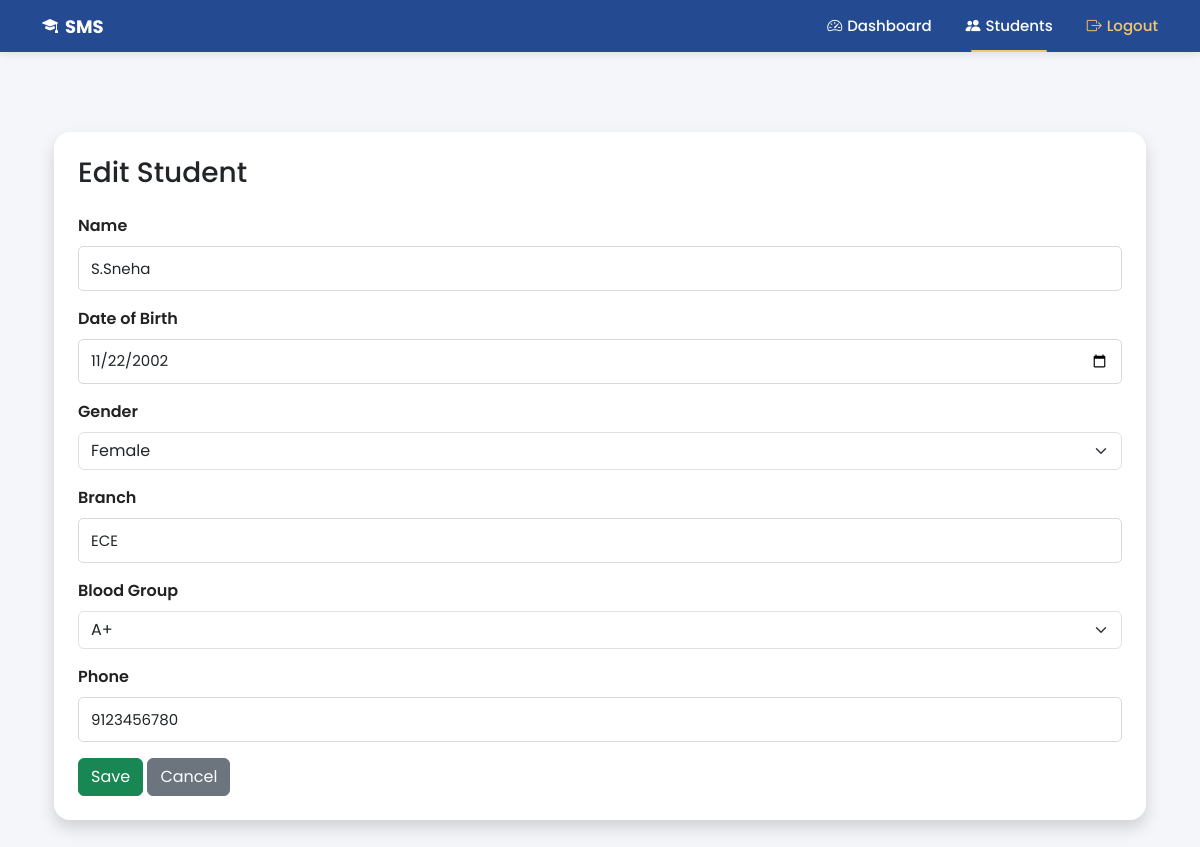
Page /edit/2/ on the committed database.
### students_app/models.py (models this page shows, shortened)
class Student(models.Model):
    GENDER_CHOICES = [
        ('Male', 'Male'),
        ('Female', 'Female'),
    ]
    BLOOD_GROUP_CHOICES = [
        ('A+', 'A+'),
        ('A-', 'A-'),
        ('B+', 'B+'),
        ('B-', 'B-'),
        ('AB+', 'AB+'),
        ('AB-', 'AB-'),
        ('O+', 'O+'),
        ('O-', 'O-'),
    ]
    name = models.CharField(max_length=100)
    dob = models.DateField(null=True, blank=True)
    gender = models.CharField(max_length=10, choices=GENDER_CHOICES)
    branch = models.CharField(max_length=100)
    blood_group = models.CharField(max_length=5, choices=BLOOD_GROUP_CHOICES)
    phone = models.CharField(max_length=10)

### students_app/views.py (the view)
# urls.py: path('edit/<int:pk>/', views.edit_student, name='edit_student'),
def edit_student(request, pk):
    student = get_object_or_404(Student, pk=pk)
    if request.method == 'POST':
        form = StudentForm(request.POST, instance=student)
        if form.is_valid():
            form.save()
            return redirect('students_app:student_list')
    else:
        form = StudentForm(instance=student)
    return render(request, 'students_app/student_form.html', {'form': form, 'title': 'Edit Student'})

### students_app/forms.py (shortened to what this page needs)
class StudentForm(forms.ModelForm):
    class Meta:
        model = Student
        fields = ['name', 'dob', 'gender', 'branch', 'blood_group', 'phone']
        widgets = {
            'name': forms.TextInput(attrs={
                'class': 'form-control',
                'placeholder': 'Enter full name'
            }),
            'dob': forms.DateInput(attrs={
                'class': 'form-control',
                'type': 'date'
            }),
            'gender': forms.Select(attrs={
                'class': 'form-select'
            }),
            'branch': forms.TextInput(attrs={
                'class': 'form-control',
                'placeholder': 'Enter branch'
            }),
            'blood_group': forms.Select(attrs={
                'class': 'form-select'
            }),
            'phone': forms.TextInput(attrs={
                'class': 'form-control',
                'placeholder': 'Enter 10-digit phone number',
                'maxlength': '10'
            }),
        }

### students_app/templates/students_app/student_form.html (shortened to what this page needs)
{% extends 'students_app/base.html' %}
{% block content %}
<div class="container mt-5">
    <div class="card shadow p-4 rounded-4">
        <h3 class="mb-4">{{ title }}</h3>
        <form method="post">
            <div class="mb-3">
                <label class="form-label">Name</label>
                {{ form.name }}
            </div>
            <div class="mb-3">
                <label class="form-label">Date of Birth</label>
                {{ form.dob }}
            </div>
            <div class="mb-3">
                <label class="form-label">Gender</label>
                {{ form.gender }}
            </div>
            <div class="mb-3">
                <label class="form-label">Branch</label>
                {{ form.branch }}
            </div>
            <div class="mb-3">
                <label class="form-label">Blood Group</label>
                {{ form.blood_group }}
            </div>
            <div class="mb-3">
                <label class="form-label">Phone</label>
                {{ form.phone }}
            </div>
            <button type="submit" class="btn btn-success">Save</button>
            <a href="{% url 'students_app:student_list' %}" class="btn btn-secondary">Cancel</a>
        </form>
    </div>
</div>
{% endblock %}

### students_app/templates/students_app/base.html (style rules this page uses)
* { margin:0; padding:0; box-sizing:border-box; }
body { background:#f5f6fa; font-family:'Poppins',sans-serif; overflow-x:hidden; }
.card { border:none; border-radius:18px; box-shadow:0 3px 15px rgba(0,0,0,0.06); }
.form-label { font-weight:600; color:#222; margin-bottom:8px; }
.form-control { height:45px; border-radius:5px; border:1px solid #d9d9d9; font-size:15px; box-shadow:none !important; }

### rows in the picture
Student: name "S.Sneha", dob "11/22/2002", gender "Female", branch "ECE", blood_group "A+", phone "9123456780"

### other values in the picture
{{ title }} "Edit Student"
